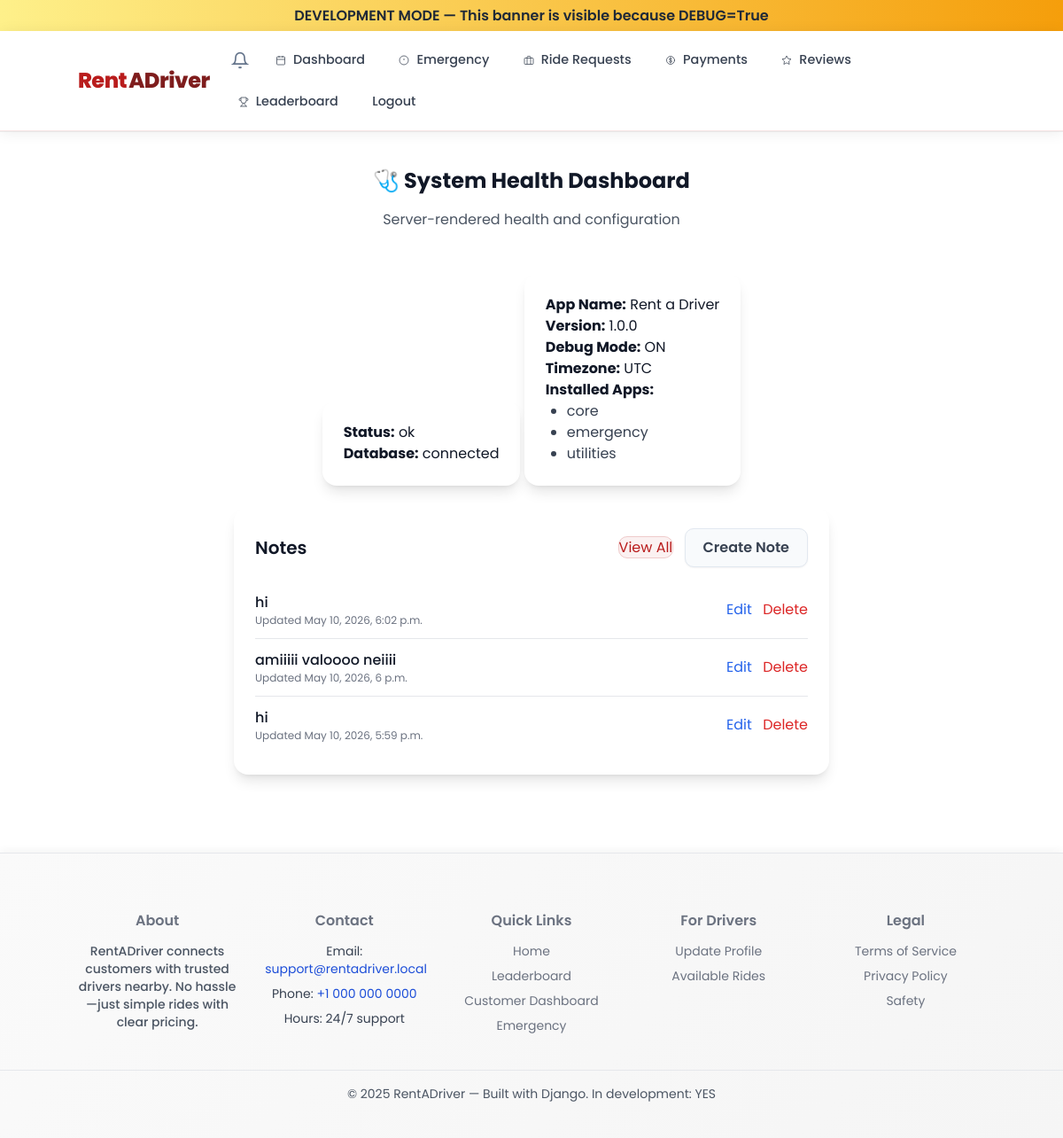
The page /utilities/ (signed in) on the database its author committed.
### utilities/models.py (models this page shows, shortened)
class Note(models.Model):
	user = models.ForeignKey(
		settings.AUTH_USER_MODEL,
		on_delete=models.CASCADE,
		related_name="notes",
		null=True,
		blank=True,
	)
	title = models.CharField(max_length=100)
	body = models.TextField(blank=True)
	created_at = models.DateTimeField(auto_now_add=True)
	updated_at = models.DateTimeField(auto_now=True)

### utilities/views.py (the view)
# urls.py: path("", views.health_dashboard, name="health_dashboard"),
def health_dashboard(request):
    recent_notes = None
    if request.user.is_authenticated:
        recent_notes = Note.objects.filter(user=request.user).order_by("-updated_at")[:5]
    context = {
        "status": "ok",
        "database": "connected",
        "app_name": "Rent a Driver",
        "version": "1.0.0",
        "debug": settings.DEBUG,
        "timezone_name": settings.TIME_ZONE,
        "installed_apps": [app for app in settings.INSTALLED_APPS if app.startswith("core") or app in ["emergency", "utilities"]],
        "recent_notes": recent_notes,
    }
    return render(request, "health.html", context)

### core/templates/health.html (shortened to what this page needs)
{% extends "base.html" %}
{% load static %}
{% block content %}
<section class="container text-center py-10">
  <h2 class="text-2xl font-bold mb-4">🩺 System Health Dashboard</h2>
  <p class="text-gray-600 mb-6">Server-rendered health and configuration</p>
  <div class="p-6 bg-white rounded-2xl shadow-lg inline-block text-left">
    <p><strong>Status:</strong> <span>{{ status }}</span></p>
    <p><strong>Database:</strong> <span>{{ database }}</span></p>
  </div>
  <div class="p-6 bg-white rounded-2xl shadow-lg mt-6 inline-block text-left">
    <p><strong>App Name:</strong> <span>{{ app_name }}</span></p>
    <p><strong>Version:</strong> <span>{{ version }}</span></p>
    <p><strong>Debug Mode:</strong> <span>{{ debug|yesno:"ON,OFF" }}</span></p>
    <p><strong>Timezone:</strong> <span>{{ timezone_name }}</span></p>
    <p><strong>Installed Apps:</strong></p>
    <ul class="list-disc ml-6 text-gray-700">
      {% for app in installed_apps %}
        <li>{{ app }}</li>
      {% endfor %}
    </ul>
  </div>
  {% if user.is_authenticated %}
  <div class="p-6 bg-white rounded-2xl shadow-lg mt-6 inline-block text-left w-full max-w-2xl">
    <div class="flex items-center justify-between mb-4">
      <h3 class="text-xl font-semibold">Notes</h3>
      <div class="space-x-2">
        <a href="{% url 'utilities_notes_list' %}" class="btn-secondary">View All</a>
        <a href="{% url 'utilities_notes_create' %}" class="btn">Create Note</a>
      </div>
    </div>
    {% if recent_notes %}
      <ul class="divide-y">
        {% for note in recent_notes %}
          <li class="py-3 flex items-center justify-between">
            <div>
              <p class="font-medium">{{ note.title }}</p>
              <p class="text-xs text-gray-500">Updated {{ note.updated_at }}</p>
            </div>
            <div class="space-x-2">
              <a href="{% url 'utilities_notes_edit' note.id %}" class="text-blue-600 hover:underline">Edit</a>
              <form action="{% url 'utilities_notes_delete' note.id %}" method="post" class="inline">
                <button type="submit" class="text-red-600 hover:underline" onclick="return confirm('Delete this note?');">Delete</button>
              </form>
            </div>
          </li>
        {% endfor %}
      </ul>
    {% else %}
      <p class="text-gray-600">No notes yet. Create your first one.</p>
    {% endif %}
  </div>
  {% endif %}
</section>
{% endblock %}

### core/static/css/style.css (style rules this page uses)
:root { --bg: #ffffff; --card: #fafafa; --muted: #6b7280; --accent: #b91c1c; --accent-2: #7f1d1d; --glass: rgba(185,28,28,0.04); --text-primary: #111827; --text-secondary: #374151; --border: #e5e7eb; --shadow: rgba(0,0,0,0.1); --success: #10b981; --success-light: #d1fae5; --radius: 12px; --fw-regular: 400; --fw-medium: 600; --max-width: 1100px; }
* { box-sizing: border-box; outline: none; }
a, button, input, select, textarea { outline: none; -webkit-tap-highlight-color: transparent; }
html,body { height:100%; margin: 0; padding: 0; outline: none; }
body { min-height: 100vh; display: flex; flex-direction: column; }
body { margin:0; font-family: "Poppins", system-ui, -apple-system, "Segoe UI", Roboto, "Helvetica Neue", Arial; background: var(--bg); color: var(--text-primary); -webkit-font-smoothing:antialiased; -moz-osx-font-smoothing:grayscale; line-height:1.45; -webkit-tap-highlight-color: transparent; min-height: 100vh; display: flex; flex-direction: column; }
.container { width: 92%; max-width: var(--max-width); margin: 0 auto; }
* { outline: none; }
.btn-secondary { background: rgba(185,28,28,0.05); color: var(--accent); border: 1px solid rgba(185,28,28,0.2); }

### rows shown on the page
Note: title "hi", updated_at "May 10, 2026, 6:02 p.m."
Note: title "amiiiii valoooo neiiii", updated_at "May 10, 2026, 6 p.m."
Note: title "hi", updated_at "May 10, 2026, 5:59 p.m."

### other values the page prints
{{ status }} "ok"
{{ database }} "connected"
{{ app_name }} "Rent a Driver"
{{ version }} "1.0.0"
{{ debug|yesno:"ON,OFF" }} "ON"
{{ timezone_name }} "UTC"
{{ app }} "core" "emergency" "utilities"
{{ debug|yesno:"YES,NO" }} "YES"
